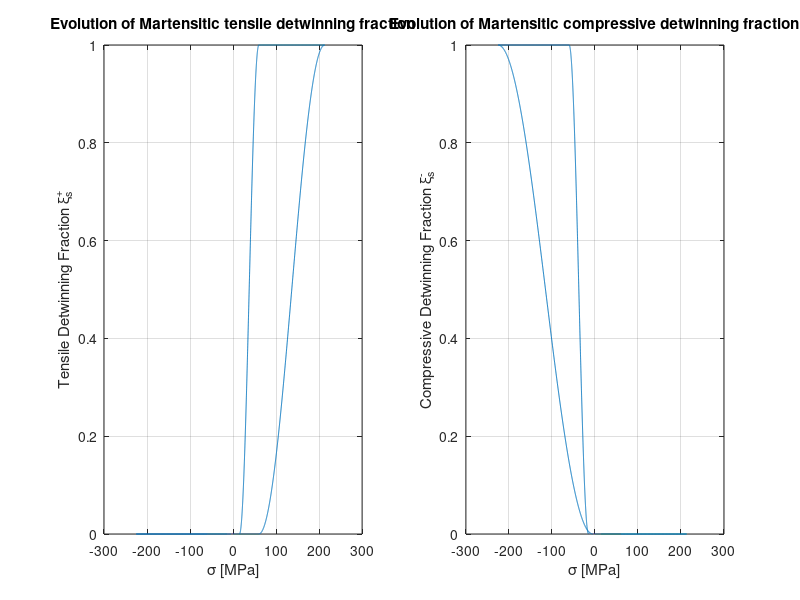
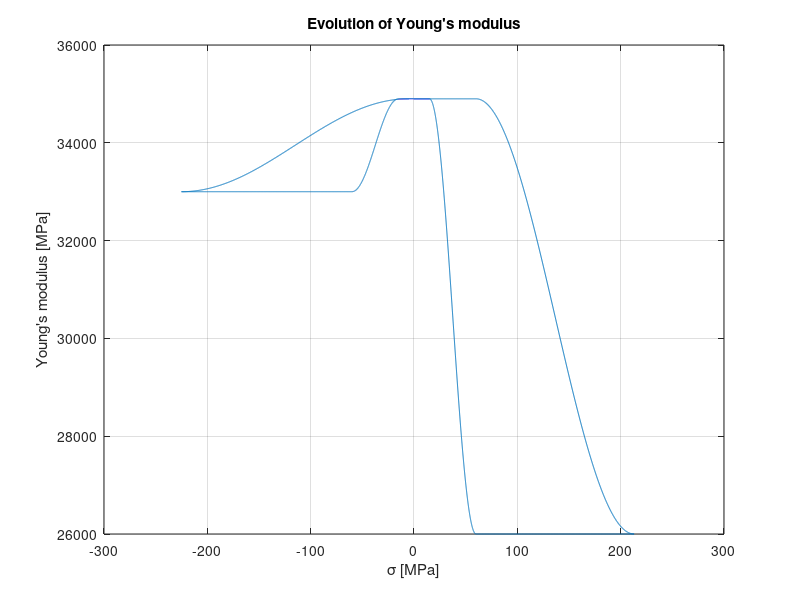
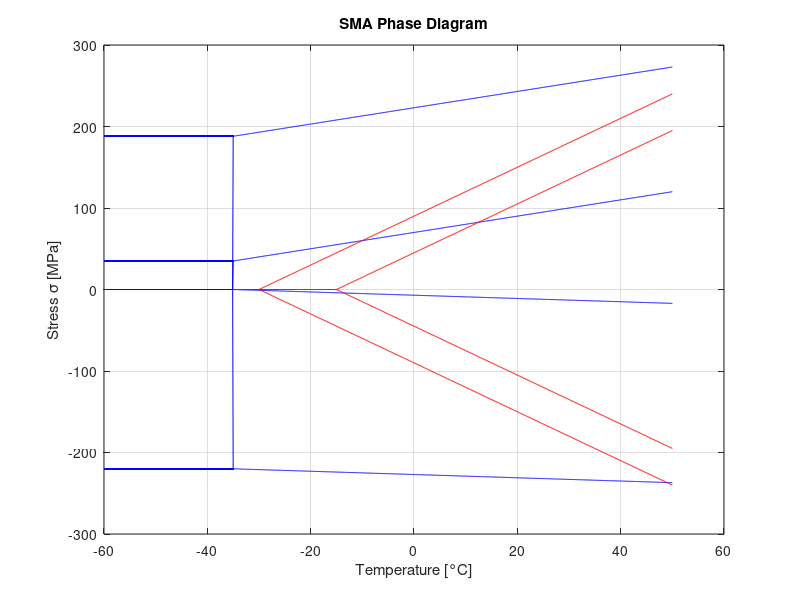
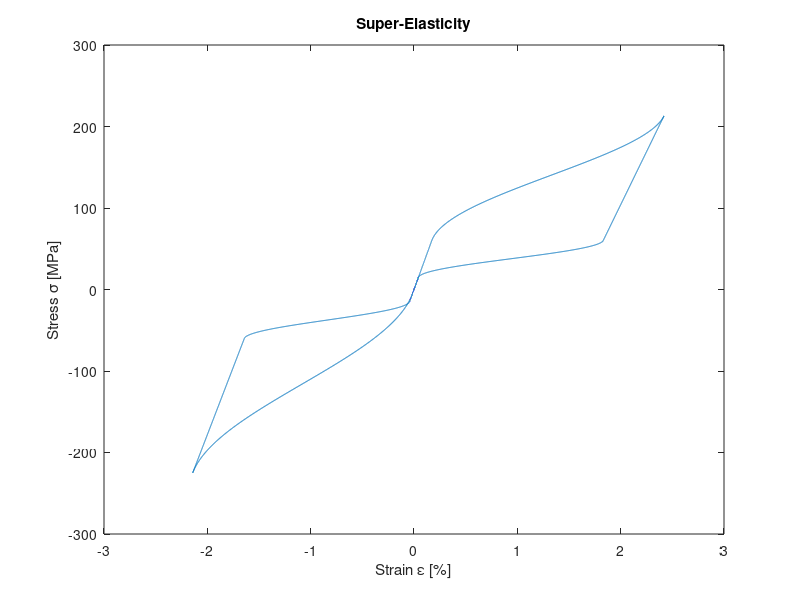

Reproduce these figures in MATLAB, in order.
clear all
clc
close all
global k LF
LF = [];
for k = 0
clear
clc
global k LF
% CU-AL-ZN-MN properties
Ea = 34.9e3; %[MPa]
Emp = 26e3; %[MPa]
Emm = 33e3;
EmT = 26e3;
Teta = 0.55; %[MPa/°C]
Mf = -55; %[°C]
Ms = -35; %[°C]
As = -30; %[°C]
Af = -15; %[°C]
CMp = 1; %[MPa/°C]
CAp = 3; %[MPa/°C]
CMm = -0.2;
CAm = -3;
ssp = 35; %[MPa]
sfp = 188; %[MPa]
ssm = 0;
sfm = -220;
epsLp = 0.016;
epsLm = -0.0146;
% Phase diagram
T = -60:0.1:50;
Rmfp = CMp * (T - Ms) + sfp; Rmfp = [Rmfp >= sfp] .* Rmfp;
Rmsp = CMp * (T - Ms) + ssp; Rmsp = [Rmsp >= ssp] .* Rmsp;
Rasp = CAp * (T - As); Rasp = [Rasp >= 0] .* Rasp;
Rafp = CAp * (T - Af); Rafp = [Rafp >= 0] .* Rafp;
Rmfm = CMm * (T - Ms) + sfm; Rmfm = [Rmfm <= sfm] .* Rmfm;
Rmsm = CMm * (T - Ms) + ssm; Rmsm = [Rmsm <= ssm] .* Rmsm;
Rasm = CAm * (T - As); Rasm = [Rasm <= 0] .* Rasm;
Rafm = CAm * (T - Af); Rafm = [Rafm <= 0] .* Rafm;
TT = T(T<=Ms);
% Simulation
T0 = -10;
xisp0 = 0;
xism0 = 0;
xisp = 0;
xism = 0;
sigma = 0;
eps = 0;
E = Ea + xisp0*(Emp-Ea) + xism0*(Emm-Ea);
%%%%%%%%%%%%%%%%%%%%%%%%%%%%%%%% TENSION %%%%%%%%%%%%%%%%%%%%%%%%%%%%%%%%%%
% Load linear
sigma2 = linspace(0, CMp * (T0 - Ms) + ssp, 1000)';
eps2 = sigma2 / E(end);
% XI ed E eps sigma plot
xisp = [xisp ; xisp(end)*ones(length(sigma2),1)];
xism = [xism ; xism(end)*ones(length(sigma2),1)];
E = [E ; E(end)*ones(length(sigma2),1)];
sigma = [sigma ; sigma2];
eps = [eps ; eps2];
% Energy
Et2 = trapz(eps2,sigma2);
% Transformation direct
sigma3 = linspace(sigma(end), CMp * (T0 - Ms) + sfp - 10*k, 1000)';%%%%%%%%%%
Y = cos(pi * (sigma3-ssp-CMp*(T0-Ms))/(sfp-ssp));
xisp3 = (1-Y)/2+xisp0*(1+Y)/2;
E3 = Ea + xisp3*(Emp-Ea);
eps3 = epsLp * xisp3 + sigma3 ./ E3;
% XI E eps sigma plot
xisp = [xisp ; xisp3];
xism = [xism ; xism(end)*ones(length(sigma3),1)];
E = [E ; E3];
eps = [eps ; eps3];
sigma = [sigma ; sigma3];
% AGGIORNAMENTO XI0
xisp0 = xisp(end);
xism0 = xism(end);
xi0 = xisp0 + xism0;
% Energy
Et3 = trapz(eps3,sigma3);
Et23 = Et2 + Et3;
% Unload linear 1
sigma4 = linspace(sigma(end), CAp * (T0 - As), 1000)';
eps4 = epsLp*xisp(end) + sigma4 / E(end);
% XI E eps sigma plot
xisp = [xisp ; xisp(end)*ones(length(sigma4),1)];
xism = [xism ; xism(end)*ones(length(sigma4),1)];
E = [E ; E(end)*ones(length(sigma4),1)];
eps = [eps ; eps4];
sigma = [sigma ; sigma4];
% Transformation inverse
sigma5 = linspace(sigma(end), CAp * (T0 - Af), 1000)';
Y = cos(pi*(T0-As-sigma5/CAp)/(Af-As));
xi = xi0/2*(Y+1);
xisp5 = xisp0/xi0*xi;
E5 = Ea + xisp5*(Emp-Ea);
eps5 = epsLp * xisp5 + sigma5 ./E5;
% XI E eps sigma plot
xisp = [xisp ; xisp5];
xism = [xism ; xism(end)*ones(length(sigma5),1)];
E = [E ; E5];
eps = [eps ; eps5];
sigma = [sigma ; sigma5];
% AGGIORNAMENTO XI0
xisp0 = xisp(end);
xism0 = xism(end);
xi0 = xisp0 + xism0;
% Unload linear 2
sigma6 = linspace(sigma(end), 0, 1000)';
eps6 = sigma6 / E(end);
% XI E eps sigma plot
xisp = [xisp ; xisp(end)*ones(length(sigma6),1)];
xism = [xism ; xism(end)*ones(length(sigma6),1)];
E = [E ; E(end)*ones(length(sigma6),1)];
eps = [eps ; eps6];
sigma = [sigma ; sigma6];
%Energy
Et = trapz(eps,sigma);
Umaxt = Et23 - 1/2*Et;
LFt = Et / (2*pi*Umaxt);
%%%%%%%%%%%%%%%%%%%%%%%%% COMPRESSION %%%%%%%%%%%%%%%%%%%%%%%%%%%%%%%%%%%%%
% Load linear
sigma2 = linspace(0, CMm * (T0 - Ms) + ssm, 1000)';
eps2 = sigma2 / E(end);
% XI ed E eps sigma plot
xisp = [xisp ; xisp(end)*ones(length(sigma2),1)];
xism = [xism ; xism(end)*ones(length(sigma2),1)];
E = [E ; E(end)*ones(length(sigma2),1)];
sigma = [sigma ; sigma2];
eps = [eps ; eps2];
% Energy
Ec2 = trapz(eps2,sigma2);
% Transformation direct
sigma3 = linspace(sigma(end), CMm * (T0 - Ms) + sfm + 10*k, 1000)';%%%%%%%%%%
Y = cos(pi * (sigma3-ssm-CMm*(T0-Ms))/(sfm-ssm));
xism3 = (1-Y)/2+xism0*(1+Y)/2;
E3 = Ea + xism3*(Emm-Ea);
eps3 = epsLm * xism3 + sigma3 ./ E3;
% XI E eps sigma plot
xism = [xism ; xism3];
xisp = [xisp ; xisp(end)*ones(length(sigma3),1)];
E = [E ; E3];
eps = [eps ; eps3];
sigma = [sigma ; sigma3];
% AGGIORNAMENTO XI0
xisp0 = xisp(end);
xism0 = xism(end);
xi0 = xisp0 + xism0;
% Energy
Ec3 = trapz(eps3,sigma3);
% Unload linear 1
sigma4 = linspace(sigma(end), CAm * (T0 - As), 1000)';
eps4 = epsLm*xism(end) + sigma4 / E(end);
% XI E eps sigma plot
xisp = [xisp ; xisp(end)*ones(length(sigma4),1)];
xism = [xism ; xism(end)*ones(length(sigma4),1)];
E = [E ; E(end)*ones(length(sigma4),1)];
eps = [eps ; eps4];
sigma = [sigma ; sigma4];
% Energy
Ec4 = trapz(eps4,sigma4);
% Transformation inverse
sigma5 = linspace(sigma(end), CAm * (T0 - Af), 1000)';
Y = cos(pi*(T0-As-sigma5/CAm)/(Af-As));
xi = xi0/2*(Y+1);
xism5 = xism0/xi0*xi;
E5 = Ea + xism5*(Emm-Ea);
eps5 = epsLm * xism5 + sigma5 ./E5;
% XI E eps sigma plot
xism = [xism ; xism5];
xisp = [xisp ; xisp(end)*ones(length(sigma5),1)];
E = [E ; E5];
eps = [eps ; eps5];
sigma = [sigma ; sigma5];
% AGGIORNAMENTO XI0
xisp0 = xisp(end);
xism0 = xism(end);
xi0 = xisp0 + xism0;
% Energy
Ec5 = trapz(eps5,sigma5);
% Unload linear 2
sigma6 = linspace(sigma(end), 0, 1000)';
eps6 = sigma6 / E(end);
% XI E eps sigma plot
xisp = [xisp ; xisp(end)*ones(length(sigma6),1)];
xism = [xism ; xism(end)*ones(length(sigma6),1)];
E = [E ; E(end)*ones(length(sigma6),1)];
eps = [eps ; eps6];
sigma = [sigma ; sigma6];
% Energy
Ec6 = trapz(eps6,sigma6);
Ec = Ec2 + Ec3 + Ec4 + Ec5 + Ec6;
Umaxc = (Ec2 + Ec3) - 1/2*Ec;
LFc = Ec / (2*pi*Umaxc);
LF = [LF LFt+LFc];
% SIGMA - XISP
figure(1)
subplot(1,2,1)
plot(sigma , xisp,'Color',[0, 0.4470, 0.7410])
grid on
xlabel('\sigma [MPa]')
ylabel('Tensile Detwinning Fraction \xi_s^+')
title('Evolution of Martensitic tensile detwinning fraction')
hold on
% SIGMA - XISM
subplot(1,2,2)
plot(sigma , xism ,'Color',[0, 0.4470, 0.7410])
grid on
xlabel('\sigma [MPa]')
ylabel('Compressive Detwinning Fraction \xi_s^-')
title('Evolution of Martensitic compressive detwinning fraction')
hold on
% SIGMA - E
figure(2)
plot(sigma , E,'Color',[0, 0.4470, 0.7410])
grid on
xlabel('\sigma [MPa]')
ylabel("Young's modulus [MPa]")
title("Evolution of Young's modulus")
hold on
% TEMPERATURE - SIGMA
figure(3)
plot(T,Rmfp,'b',T,Rmsp,'b',T,Rasp,'r',T,Rafp,'r',T,Rmfm,'b',T,Rmsm,'b',T,Rasm,'r',T,Rafm,'r',TT,ssp*ones(length(TT)),'b',TT,sfp*ones(length(TT)),'b',TT,ssm*ones(length(TT)),'b',TT,sfm*ones(length(TT)),'b')
grid on
xlabel('Temperature [°C]')
ylabel('Stress \sigma [MPa]')
title('SMA Phase Diagram')
hold on
% EPSILON - SIGMA
figure(4)
plot(eps * 100, sigma,'Color',[0, 0.4470, 0.7410]);
xlabel('Strain \epsilon [%]')
ylabel('Stress \sigma [MPa]')
title('Super-Elasticity')
hold on
end
%SIGMA_REV-LF
Sigma = [];
for k = 0:12
Sigma = [Sigma 208-10*k -224+10*k];
end
figure
plot(1:length(Sigma),Sigma)
ylabel('\sigma [MPa]')
xlabel('Cycles')
title('Loading cycles')
grid on
figure
plot(Sigma(1:2:end),LF,'o-')
grid on
xlabel('\sigma_{max} [MPa]')
ylabel('Loss Factor \eta')
title('Loss Factor variation with cycles')
